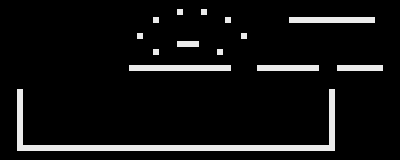

The image is a tile-based game level rendered from a .tmx file. Its description and complete source (layers, tilesets, objects, tile grids) follow:
An orthogonal 50x20 tile map with 8x8 px tiles, 1 tile layer (tile) and 28 objects.

<map version="1.0" tiledversion="1.0.1" orientation="orthogonal" renderorder="right-down" width="50" height="20" tilewidth="8" tileheight="8" nextobjectid="216">
 <tileset firstgid="1" name="tileset" tilewidth="8" tileheight="8" tilecount="64" columns="8">
  <image source="tileset.png" width="64" height="64" />
 </tileset>
 <layer name="tile" width="50" height="20">
  <data encoding="csv">
0,0,0,0,0,0,0,0,0,0,0,0,0,0,0,0,0,0,0,0,0,0,0,0,0,0,0,0,0,0,0,0,0,0,0,0,0,0,0,0,0,0,0,0,0,0,0,0,0,0,
0,0,0,0,0,0,0,0,0,0,0,0,0,0,0,0,0,0,0,0,0,0,4,0,0,4,0,0,0,0,0,0,0,0,0,0,0,0,0,0,0,0,0,0,0,0,0,0,0,0,
0,0,0,0,0,0,0,0,0,0,0,0,0,0,0,0,0,0,0,4,0,0,0,0,0,0,0,0,4,0,0,0,0,0,0,0,1,2,2,2,2,2,2,2,2,2,3,0,0,0,
0,0,0,0,0,0,0,0,0,0,0,0,0,0,0,0,0,0,0,0,0,0,0,0,0,0,0,0,0,0,0,0,0,0,0,0,0,0,0,0,0,0,0,0,0,0,0,0,0,0,
0,0,0,0,0,0,0,0,0,0,0,0,0,0,0,0,0,4,0,0,0,0,0,0,0,0,0,0,0,0,4,0,0,0,0,0,0,0,0,0,0,0,0,0,0,0,0,0,0,0,
0,0,0,0,0,0,0,0,0,0,0,0,0,0,0,0,0,0,0,0,0,0,1,2,3,0,0,0,0,0,0,0,0,0,0,0,0,0,0,0,0,0,0,0,0,0,0,0,0,0,
0,0,0,0,0,0,0,0,0,0,0,0,0,0,0,0,0,0,0,4,0,0,0,0,0,0,0,4,0,0,0,0,0,0,0,0,0,0,0,0,0,0,0,0,0,0,0,0,0,0,
0,0,0,0,0,0,0,0,0,0,0,0,0,0,0,0,0,0,0,0,0,0,0,0,0,0,0,0,0,0,0,0,0,0,0,0,0,0,0,0,0,0,0,0,0,0,0,0,0,0,
0,0,0,0,0,0,0,0,0,0,0,0,0,0,0,0,1,2,2,2,2,2,2,2,2,2,2,2,3,0,0,0,1,2,2,2,2,2,2,3,0,0,1,2,2,2,2,3,0,0,
0,0,0,0,0,0,0,0,0,0,0,0,0,0,0,0,0,0,0,0,0,0,0,0,0,0,0,0,0,0,0,0,0,0,0,0,0,0,0,0,0,0,0,0,0,0,0,0,0,0,
0,0,0,0,0,0,0,0,0,0,0,0,0,0,0,0,0,0,0,0,0,0,0,0,0,0,0,0,0,0,0,0,0,0,0,0,0,0,0,0,0,0,0,0,0,0,0,0,0,0,
0,0,5,0,0,0,0,0,0,0,0,0,0,0,0,0,0,0,0,0,0,0,0,0,0,0,0,0,0,0,0,0,0,0,0,0,0,0,0,0,0,5,0,0,0,0,0,0,0,0,
0,0,13,0,0,0,0,0,0,0,0,0,0,0,0,0,0,0,0,0,0,0,0,0,0,0,0,0,0,0,0,0,0,0,0,0,0,0,0,0,0,13,0,0,0,0,0,0,0,0,
0,0,13,0,0,0,0,0,0,0,0,0,0,0,0,0,0,0,0,0,0,0,0,0,0,0,0,0,0,0,0,0,0,0,0,0,0,0,0,0,0,13,0,0,0,0,0,0,0,0,
0,0,13,0,0,0,0,0,0,0,0,0,0,0,0,0,0,0,0,0,0,0,0,0,0,0,0,0,0,0,0,0,0,0,0,0,0,0,0,0,0,13,0,0,0,0,0,0,0,0,
0,0,13,0,0,0,0,0,0,0,0,0,0,0,0,0,0,0,0,0,0,0,0,0,0,0,0,0,0,0,0,0,0,0,0,0,0,0,0,0,0,13,0,0,0,0,0,0,0,0,
0,0,13,0,0,0,0,0,0,0,0,0,0,0,0,0,0,0,0,0,0,0,0,0,0,0,0,0,0,0,0,0,0,0,0,0,0,0,0,0,0,13,0,0,0,0,0,0,0,0,
0,0,13,0,0,0,0,0,0,0,0,0,0,0,0,0,0,0,0,0,0,0,0,0,0,0,0,0,0,0,0,0,0,0,0,0,0,0,0,0,0,13,0,0,0,0,0,0,0,0,
0,0,14,2,2,2,2,2,2,2,2,2,2,2,2,2,2,2,2,2,2,2,2,2,2,2,2,2,2,2,2,2,2,2,2,2,2,2,2,2,2,15,0,0,0,0,0,0,0,0,
0,0,0,0,0,0,0,0,0,0,0,0,0,0,0,0,0,0,0,0,0,0,0,0,0,0,0,0,0,0,0,0,0,0,0,0,0,0,0,0,0,0,0,0,0,0,0,0,0,0
</data>
 </layer>
 <objectgroup name="collision">
  <object id="66" x="256" y="64" width="64" height="8" />
  <object id="86" x="16" y="88" width="8" height="64" />
  <object id="88" x="328" y="88" width="8" height="64" />
  <object id="89" x="24" y="144" width="304" height="8" />
  <object id="128" x="128" y="64" width="104" height="8" />
  <object id="138" x="176" y="40" width="24" height="8" />
  <object id="192" x="288" y="16" width="88" height="8" />
  <object id="199" x="136" y="32" width="8" height="8" />
  <object id="200" x="152" y="16" width="8" height="8" />
  <object id="201" x="176" y="8" width="8" height="8" />
  <object id="202" x="200" y="8" width="8" height="8" />
  <object id="203" x="224" y="16" width="8" height="8" />
  <object id="204" x="240" y="32" width="8" height="8" />
  <object id="205" x="216" y="48" width="8" height="8" />
  <object id="206" x="152" y="48" width="8" height="8" />
  <object id="210" x="128" y="64" width="104" height="8" />
  <object id="211" x="336" y="64" width="48" height="8" />
 </objectgroup>
 <objectgroup name="enemy">
  <object id="90" x="178" y="32.25" width="7.27273" height="7.45455">
   <properties>
    <property name="type" value="e" />
   </properties>
  </object>
  <object id="120" x="120" y="136.159" width="8.18182" height="6.36364">
   <properties>
    <property name="type" value="cintegral" />
   </properties>
  </object>
  <object id="213" x="352" y="56" width="7.27273" height="7.45455">
   <properties>
    <property name="type" value="percent" />
   </properties>
  </object>
 </objectgroup>
 <objectgroup name="map">
  <object id="113" x="224" y="56" width="8" height="8">
   <properties>
    <property name="targetId" type="int" value="0" />
    <property name="type" value="sswitch" />
   </properties>
  </object>
  <object id="114" x="232" y="64" width="8" height="8">
   <properties>
    <property name="id" type="int" value="0" />
    <property name="type" value="toggle" />
   </properties>
  </object>
  <object id="117" x="240" y="64" width="8" height="8">
   <properties>
    <property name="id" type="int" value="0" />
    <property name="type" value="toggle" />
   </properties>
  </object>
  <object id="187" x="190.75" y="135.5" width="8" height="8">
   <properties>
    <property name="or" value="v" />
    <property name="type" value="mirror" />
   </properties>
  </object>
  <object id="209" x="200" y="56" width="8" height="8">
   <properties>
    <property name="id" type="int" value="0" />
    <property name="type" value="gswitch" />
   </properties>
  </object>
  <object id="212" x="224" y="8" width="8" height="8">
   <properties>
    <property name="dist" type="float" value="30" />
    <property name="dy" type="float" value="10" />
    <property name="type" value="iswitch" />
   </properties>
  </object>
  <object id="215" x="285.818" y="45.8182" width="2.54545" height="7">
   <properties>
    <property name="boost" type="float" value="100" />
    <property name="type" value="agate" />
   </properties>
  </object>
 </objectgroup>
 <objectgroup name="player">
  <object id="10" x="256" y="56" width="8" height="7.09091" />
 </objectgroup>
</map>